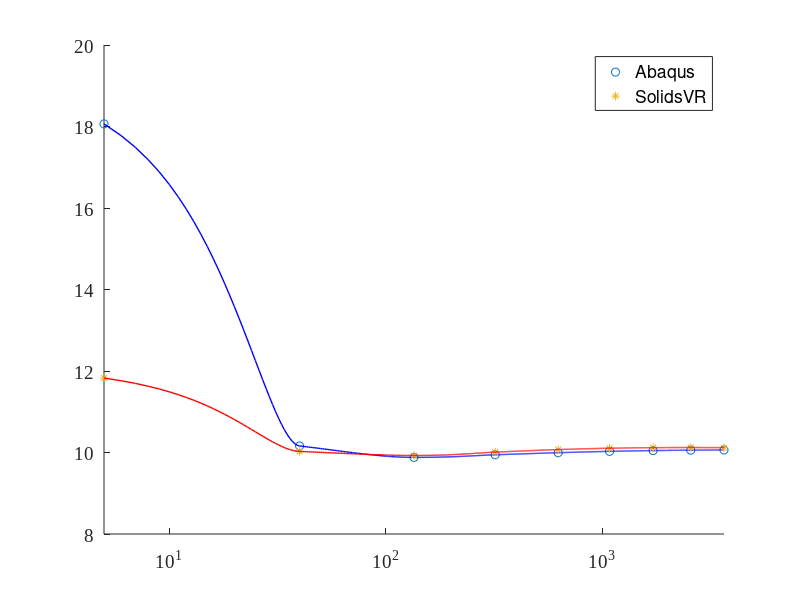

Write MATLAB code to recreate this figure. (Note: this script raises an error after producing the figure.)
clc; clear;

content = fileread( 'StressCantilever.txt' ) ;
data = textscan( content, '%s','HeaderLines',2) ;
text = data{1};

k = 1;
c = 1;
r = 1;

for i = 1: length(text)
    
    if strcmp(text(i), "plots")
        temp = cell2mat(text(i+1));
        it = str2double(temp);
    end
    
    if strcmp(text(i), "numpoints")
        temp = cell2mat(text(i+1));
        number = str2double(temp);
    end
    
    if strcmp(text(i), "logarithmic")
        log = cell2mat(text(i+1));
    end
    
    if strcmp(text(i), "title")
        Title = cell2mat(text(i+1));
        Title= strrep(Title,'_',' ');
    end
    if strcmp(text(i), "xlabel")
        xLabel = cell2mat(text(i+1));
        xLabel = strrep(xLabel,'_',' ');
    end
    if strcmp(text(i), "ylabel")
        yLabel = cell2mat(text(i+1));
        yLabel = strrep(yLabel,'_',' ');
    end

    if strcmp(text(i), "xaxis")
        for j = i:(i+number-1)
             cell = cell2mat(text(j+1));
             xaxis((j+1)-i) = str2double(cell);
        end
    end
    
    if strcmp(text(i), "numbx")
        temp = cell2mat(text(i+1));
        numbx = str2double(temp);
    end
    
    if strcmp(text(i), "xaxisPlot")
        for j = i:(i+numbx-1)
             cell = cell2mat(text(j+1));
             xaxisPlot((j+1)-i) = str2double(cell);
        end
    end
    
    if strcmp(text(i), "yaxis")
       for l = i:(i+number-1);
             cell = cell2mat(text(l+1));
             yaxis(((l+1)-i),k) = str2double(cell);
        end
        k = k+1;
    end
    if strcmp(text(i), "color")
        colors(c) = text(i+1);
        c =c +1;
    end
    
    if strcmp(text(i), "legend")
        Legend(r) = text(i+1);
        Legend(r) = strrep(Legend(r),'_',' ');
        r = r +1;
    end
    
end


xq2 = xaxis(1):1:xaxis(length(xaxis))



%figure(1)
figure('Renderer', 'painters', 'Position', [10 10 1000 400])
hold on

set(gca, 'FontName', 'Times New Roman')
set(gca,'fontsize',14)
%legend([plot1,plot2],'t_{i}','t_{ri}','Location','southeast');
%axis tight
%grid minor


if(strcmp(log,"true"))
    set(gca, 'XScale', 'log')
end

if it == 1
    vq1 = interp1(xaxis,yaxis(:,1),xq2,'pchip');
    p1 = plot(xaxis,yaxis(:,1),'o',xq2,vq1,cell2mat(colors(1)),'LineWidth',1,'MarkerSize',4);
end

if it == 2
    vq1 = interp1(xaxis,yaxis(:,1),xq2,'pchip');
    vq2 = interp1(xaxis,yaxis(:,2),xq2,'pchip');
    p1 = plot(xaxis,yaxis(:,1),'o',xq2,vq1,'color',cell2mat(colors(1)),'LineWidth',1,'MarkerSize',4);
    p2 = plot(xaxis,yaxis(:,2),'*',xq2,vq2,'color',cell2mat(colors(2)),'LineWidth',1,'MarkerSize',4);
    
    h = [p1(1);p2(1)];
 % Now call the legend function passing the handle h and specify the text
    legend(h,cell2mat(Legend(1)),cell2mat(Legend(2)));
    xlim([xaxis(1),xaxis(length(xaxis))]);
end

if it == 3
    vq1 = interp1(xaxis,yaxis(:,1),xq2,'pchip');
    vq2 = interp1(xaxis,yaxis(:,2),xq2,'pchip');
    vq3 = interp1(xaxis,yaxis(:,3),xq2,'pchip');
    p1 = plot(xaxis,yaxis(:,1),'o',xq2,vq1,'color',cell2mat(colors(1)),'LineWidth',1,'MarkerSize',4);
    p2 = plot(xaxis,yaxis(:,2),'*',xq2,vq2,'color',cell2mat(colors(2)),'LineWidth',1,'MarkerSize',4);
    p3 = plot(xaxis,yaxis(:,3),'x',xq2,vq3,'color',cell2mat(colors(3)),'LineWidth',1,'MarkerSize',4);
    
    %legend([p1,p2],'t','t','Location','southeast');
    
    h = [p1(1);p2(1);p3(1)];
 % Now call the legend function passing the handle h and specify the text
    legend(h,cell2mat(Legend(1)),cell2mat(Legend(2)),cell2mat(Legend(3)));
    xlim([xaxis(1),xaxis(length(xaxis))]);
    
end

disp(xaxisPlot)
ax = gca;
ax.XMinorTick = 'on';
ax.XAxis.TickValues = xaxisPlot;


ax.YGrid = 'on';
ax.BoxStyle = 'full';


xlabel(xLabel)
ylabel(yLabel)
%title(Title)